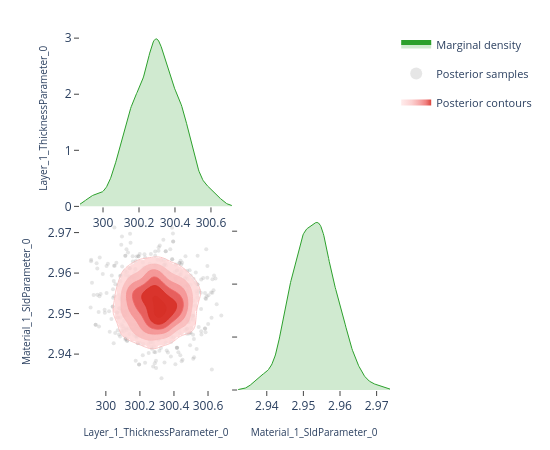

Here is the notebook cell this chart was saved with:
### Code cell
# ---- Pairwise focus: thickness vs SLD ---------------------------------------
# A 2-parameter corner plot zooms in on the joint posterior for a specific
# pair.  This is the same view the EasyReflectometryApp's "2D Heatmap"
# sub-tab uses to inspect parameter degeneracies.


params_of_interest = ['Layer_1_ThicknessParameter_0', 'Material_1_SldParameter_0']
idx = [posterior.param_names.index(p) for p in params_of_interest]
subset_draws = np.asarray(posterior.draws)[:, idx]

fig = plot_corner(subset_draws, params_of_interest)
fig.show()

### Figure 1 — Plotly figure (JSON) as saved in the notebook; plotly's stock layout.template omitted (floating-point values rounded to 4 significant figures; data arrays with more than 128 entries replaced by an {"elided": "..."} marker saying what was removed)
{"data": [{"fill": "tozeroy", "fillcolor": "rgba(44, 160, 44, 0.22)", "hoverinfo": "skip", "legendgroup": "marginal", "line": {"color": "rgb(44, 160, 44)", "width": 1}, "mode": "lines", "name": "Marginal density", "showlegend": true, "type": "scatter", "x": {"elided": "256 float values"}, "xaxis": "x", "y": {"elided": "256 float values"}, "yaxis": "y"}, {"hoverinfo": "skip", "legendgroup": "scatter", "marker": {"color": "rgba(140, 140, 140, 0.22)", "size": 4}, "mode": "markers", "name": "Posterior samples", "showlegend": true, "type": "scatter", "x": {"elided": "880 float values"}, "xaxis": "x3", "y": {"elided": "880 float values"}, "yaxis": "y3", "zorder": 0}, {"colorscale": [[0.0, "rgba(255, 224, 224, 0.62)"], [0.35, "rgba(250, 188, 188, 0.70)"], [0.6, "rgba(245, 148, 148, 0.78)"], [0.82, "rgba(237, 104, 104, 0.84)"], [1.0, "rgba(215, 48, 39, 0.90)"]], "connectgaps": false, "contours": {"coloring": "fill", "end": 164.9, "showlabels": false, "showlines": false, "size": 26.03, "start": 34.71}, "hoverinfo": "skip", "legendgroup": "contour", "name": "Posterior contours", "showlegend": true, "showscale": false, "type": "contour", "x": [299.9, 299.9, 299.9, 299.9, 299.9, 299.9, 299.9, 299.9, 300.0, 300.0, 300.0, 300.0, 300.0, 300.0, 300.0, 300.0, 300.0, 300.1, 300.1, 300.1, 300.1, 300.1, 300.1, 300.1, 300.1, 300.1, 300.1, 300.2, 300.2, 300.2, 300.2, 300.2, 300.2, 300.2, 300.2, 300.2, 300.3, 300.3, 300.3, 300.3, 300.3, 300.3, 300.3, 300.3, 300.3, 300.4, 300.4, 300.4, 300.4, 300.4, 300.4, 300.4, 300.4, 300.4, 300.4, 300.5, 300.5, 300.5, 300.5, 300.5, 300.5, 300.5, 300.5, 300.5, 300.6, 300.6, 300.6, 300.6, 300.6, 300.6, 300.6, 300.6, 300.6, 300.7, 300.7, 300.7, 300.7, 300.7, 300.7, 300.7], "xaxis": "x3", "y": [2.932, 2.933, 2.933, 2.934, 2.934, 2.935, 2.935, 2.936, 2.936, 2.937, 2.937, 2.938, 2.938, 2.939, 2.94, 2.94, 2.941, 2.941, 2.942, 2.942, 2.943, 2.943, 2.944, 2.944, 2.945, 2.945, 2.946, 2.946, 2.947, 2.947, 2.948, 2.948, 2.949, 2.949, 2.95, 2.951, 2.951, 2.952, 2.952, 2.953, 2.953, 2.954, 2.954, 2.955, 2.955, 2.956, 2.956, 2.957, 2.957, 2.958, 2.958, 2.959, 2.959, 2.96, 2.961, 2.961, 2.962, 2.962, 2.963, 2.963, 2.964, 2.964, 2.965, 2.965, 2.966, 2.966, 2.967, 2.967, 2.968, 2.968, 2.969, 2.969, 2.97, 2.971, 2.971, 2.972, 2.972, 2.973, 2.973, 2.974], "yaxis": "y3", "z": {"elided": "80x80 float values"}, "zmax": 164.9, "zmin": 34.71, "zorder": 1}, {"colorscale": [[0.0, "rgba(250, 188, 188, 0.94)"], [0.35, "rgba(250, 188, 188, 0.94)"], [0.35, "rgba(245, 148, 148, 0.95)"], [0.6, "rgba(245, 148, 148, 0.95)"], [0.6, "rgba(237, 104, 104, 0.96)"], [0.82, "rgba(237, 104, 104, 0.96)"], [0.82, "rgba(215, 48, 39, 0.98)"], [1.0, "rgba(215, 48, 39, 0.98)"]], "contours": {"coloring": "lines", "end": 164.9, "showlabels": false, "size": 26.03, "start": 34.71}, "hoverinfo": "skip", "legendgroup": "contour", "line": {"width": 0.9}, "showlegend": false, "showscale": false, "type": "contour", "x": [299.9, 299.9, 299.9, 299.9, 299.9, 299.9, 299.9, 299.9, 300.0, 300.0, 300.0, 300.0, 300.0, 300.0, 300.0, 300.0, 300.0, 300.1, 300.1, 300.1, 300.1, 300.1, 300.1, 300.1, 300.1, 300.1, 300.1, 300.2, 300.2, 300.2, 300.2, 300.2, 300.2, 300.2, 300.2, 300.2, 300.3, 300.3, 300.3, 300.3, 300.3, 300.3, 300.3, 300.3, 300.3, 300.4, 300.4, 300.4, 300.4, 300.4, 300.4, 300.4, 300.4, 300.4, 300.4, 300.5, 300.5, 300.5, 300.5, 300.5, 300.5, 300.5, 300.5, 300.5, 300.6, 300.6, 300.6, 300.6, 300.6, 300.6, 300.6, 300.6, 300.6, 300.7, 300.7, 300.7, 300.7, 300.7, 300.7, 300.7], "xaxis": "x3", "y": [2.932, 2.933, 2.933, 2.934, 2.934, 2.935, 2.935, 2.936, 2.936, 2.937, 2.937, 2.938, 2.938, 2.939, 2.94, 2.94, 2.941, 2.941, 2.942, 2.942, 2.943, 2.943, 2.944, 2.944, 2.945, 2.945, 2.946, 2.946, 2.947, 2.947, 2.948, 2.948, 2.949, 2.949, 2.95, 2.951, 2.951, 2.952, 2.952, 2.953, 2.953, 2.954, 2.954, 2.955, 2.955, 2.956, 2.956, 2.957, 2.957, 2.958, 2.958, 2.959, 2.959, 2.96, 2.961, 2.961, 2.962, 2.962, 2.963, 2.963, 2.964, 2.964, 2.965, 2.965, 2.966, 2.966, 2.967, 2.967, 2.968, 2.968, 2.969, 2.969, 2.97, 2.971, 2.971, 2.972, 2.972, 2.973, 2.973, 2.974], "yaxis": "y3", "z": {"elided": "80x80 float values"}, "zmax": 164.9, "zmin": 34.71, "zorder": 2}, {"fill": "tozeroy", "fillcolor": "rgba(44, 160, 44, 0.22)", "hoverinfo": "skip", "legendgroup": "marginal", "line": {"color": "rgb(44, 160, 44)", "width": 1}, "mode": "lines", "name": "Marginal density", "showlegend": false, "type": "scatter", "x": {"elided": "256 float values"}, "xaxis": "x4", "y": {"elided": "256 float values"}, "yaxis": "y4"}], "layout": {"height": 450, "legend": {"font": {"size": 11}, "itemsizing": "constant", "orientation": "v", "x": 1.02, "xanchor": "left", "y": 1.0, "yanchor": "top"}, "margin": {"b": 60, "l": 80, "r": 160, "t": 30}, "plot_bgcolor": "white", "showlegend": true, "width": 550, "xaxis": {"anchor": "y", "domain": [0.0, 0.49], "showgrid": false, "ticks": "outside", "zeroline": false}, "xaxis2": {"anchor": "y2", "domain": [0.51, 1.0], "showgrid": false, "ticks": "outside", "visible": false, "zeroline": false}, "xaxis3": {"anchor": "y3", "domain": [0.0, 0.49], "showgrid": false, "ticks": "outside", "title": {"font": {"size": 10}, "text": "Layer_1_ThicknessParameter_0"}, "zeroline": false}, "xaxis4": {"anchor": "y4", "domain": [0.51, 1.0], "showgrid": false, "ticks": "outside", "title": {"font": {"size": 10}, "text": "Material_1_SldParameter_0"}, "zeroline": false}, "yaxis": {"anchor": "x", "domain": [0.51, 1.0], "showgrid": false, "ticks": "outside", "title": {"font": {"size": 10}, "text": "Layer_1_ThicknessParameter_0"}, "zeroline": false}, "yaxis2": {"anchor": "x2", "domain": [0.51, 1.0], "showgrid": false, "ticks": "outside", "visible": false, "zeroline": false}, "yaxis3": {"anchor": "x3", "domain": [0.0, 0.49], "showgrid": false, "ticks": "outside", "title": {"font": {"size": 10}, "text": "Material_1_SldParameter_0"}, "zeroline": false}, "yaxis4": {"anchor": "x4", "domain": [0.0, 0.49], "showgrid": false, "showticklabels": false, "ticks": "outside", "zeroline": false}}}
